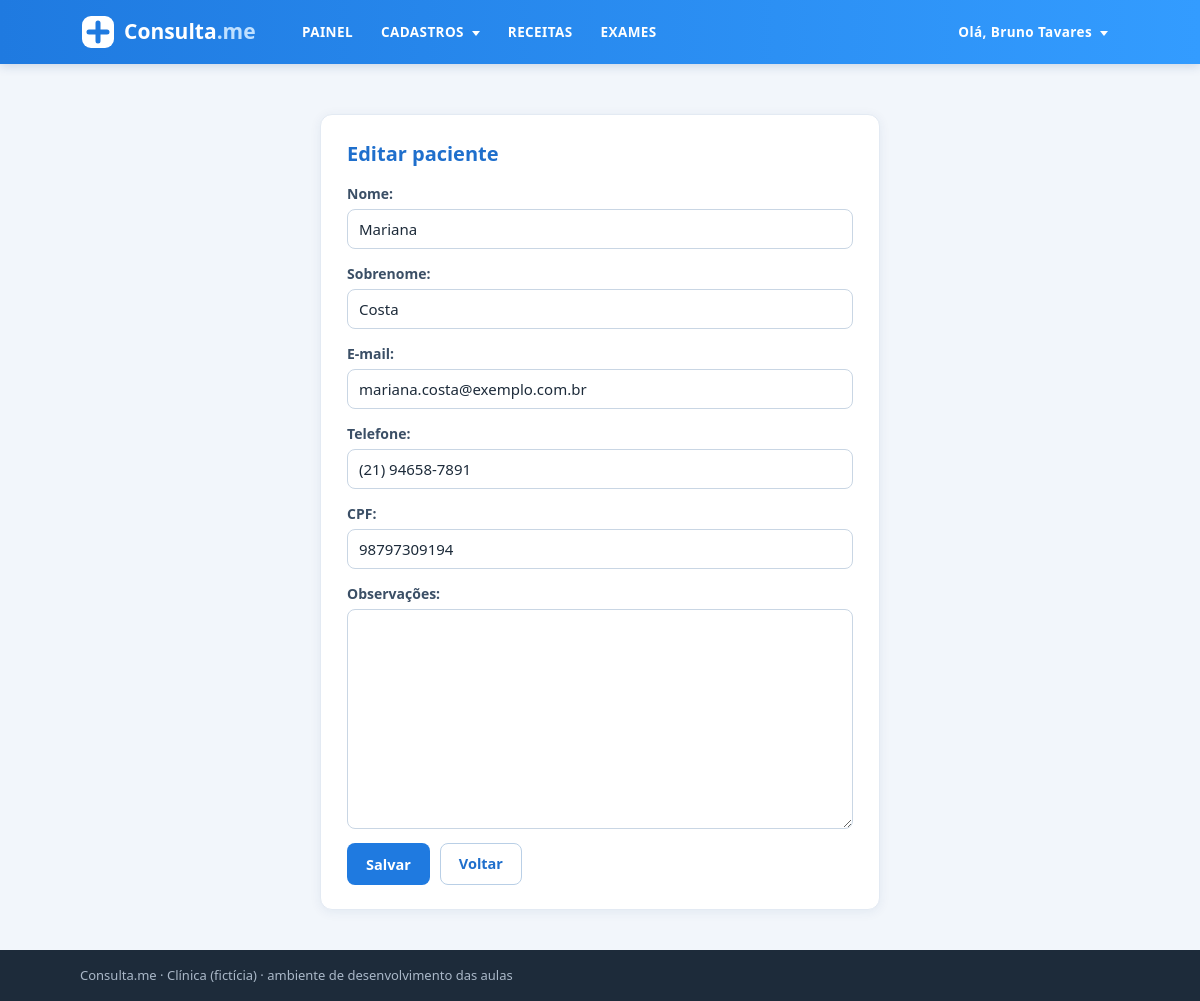
The page /pacientes/1/editar/ (signed in) on the database its author committed.
### intranet/models.py (models this page shows, shortened)
class Paciente(models.Model):
    nome = models.CharField(max_length=50)
    sobrenome = models.CharField(max_length=50)
    email = models.EmailField()
    telefone = models.CharField(max_length=15)
    cpf = models.CharField(max_length=11)   # 11 dígitos, sem pontos e traço
    criacao_data = models.DateTimeField(default=timezone.now)
    mensagem = models.TextField(blank=True)
    ativo = models.BooleanField(default=True)
    imagem = models.ImageField(upload_to='img/%Y/%m', blank=True)

### intranet/views.py (the view)
# urls.py: path('pacientes/<int:pk>/editar/', views.PacienteUpdateView.as_view(), name='paciente-update'),
class PacienteUpdateView(LoginRequiredMixin, TituloMixin, UpdateView):
    model = Paciente
    form_class = PacienteForm
    template_name = 'intranet/pacientes/formulario.html'
    success_url = reverse_lazy('intranet:paciente-list')
    titulo = 'Editar paciente'

### intranet/forms.py (shortened to what this page needs)
class PacienteForm(forms.ModelForm):
    cpf = forms.CharField(max_length=14, label='CPF')
    class Meta:
        model = Paciente
        fields = ['nome', 'sobrenome', 'email', 'telefone', 'cpf', 'mensagem']
        labels = {'email': 'E-mail', 'mensagem': 'Observações'}

### intranet/views.py (called while the page is built)
    def get_context_data(self, **kwargs):
        ctx = super().get_context_data(**kwargs)
        ctx['titulo'] = self.titulo
        return ctx

### intranet/templates/intranet/pacientes/formulario.html (shortened to what this page needs)
{% extends 'intranet/base_logado.html' %}
{% block content %}
<main class="container">
  <section class="card form-card">
    <h2 class="title">{{ titulo }}</h2>
    <form method="post">
      {% include 'intranet/_campos.html' %}
      <div class="buttons">
        <button type="submit" class="btn btn-primary">Salvar</button>
        <a href="{% url 'intranet:paciente-list' %}" class="btn btn-secondary">Voltar</a>
      </div>
    </form>
  </section>
</main>
{% endblock %}

### intranet/templates/intranet/base_logado.html (shortened to what this page needs)
{% extends 'intranet/base.html' %}
{% load static %}
{% block header %}
<header class="header">
  <div class="container header-container">
    <a class="logo" href="{% url 'intranet:painel' %}">
      <img src="{% static 'intranet/assets/logo.svg' %}" alt="Consulta.me">
    </a>
    <nav class="main-nav">
      <ul class="nav-left">
        <li><a href="{% url 'intranet:painel' %}">PAINEL</a></li>
        <li class="dropdown">
          <a href="#">CADASTROS <i class="arrow-down"></i></a>
        </li>
        <li><a href="{% url 'intranet:receita-list' %}">RECEITAS</a></li>
        <li><a href="{% url 'intranet:exames' %}">EXAMES</a></li>
      </ul>
      <ul class="nav-right">
        <li class="dropdown">
          <a href="#">
            Olá, <span>{{ request.user.get_full_name|default:request.user.username }}</span> <i class="arrow-down"></i>
          </a>
        </li>
      </ul>
    </nav>
  </div>
</header>
{% endblock %}

### intranet/templates/intranet/_campos.html (shortened to what this page needs)
{% for campo in form %}
<div class="form-group">
  {{ campo.label_tag }}
  {{ campo }}
</div>
{% endfor %}

### intranet/static/intranet/style.css (style rules this page uses)
* { box-sizing: border-box; margin: 0; padding: 0; }
body { font-family: 'Segoe UI', Helvetica, Arial, sans-serif; background: #f2f6fb; color: #1d2b3a; line-height: 1.5; min-height: 100vh; display: flex; flex-direction: column; }
a { color: #1f7ae0; text-decoration: none; }
.container { width: 100%; max-width: 1080px; margin: 0 auto; padding: 0 20px; }
main.container { flex: 1; padding-top: 28px; padding-bottom: 40px; }
.header { background: #339cff; background: linear-gradient(90deg, #1f7ae0, #339cff); box-shadow: 0 2px 10px rgba(20, 60, 120, .18); }
.header-container { display: flex; align-items: center; justify-content: space-between; min-height: 64px; gap: 20px; }
.logo img { display: block; height: 40px; }
.main-nav { display: flex; align-items: center; justify-content: space-between; flex: 1; gap: 20px; }
.main-nav ul { list-style: none; display: flex; align-items: center; gap: 4px; }
.main-nav > ul > li > a { display: block; padding: 20px 12px; color: #fff; font-weight: 600; font-size: 13.5px; letter-spacing: .03em; }
.arrow-down { display: inline-block; width: 0; height: 0; margin-left: 4px; vertical-align: middle; border-left: 4px solid transparent; border-right: 4px solid transparent; border-top: 5px solid #fff; }
.header .dropdown { position: relative; }
.card { background: #fff; border-radius: 12px; padding: 24px 26px; margin-top: 22px; box-shadow: 0 2px 12px rgba(20, 60, 120, .07); border: 1px solid #e3eaf3; }
.form-card { max-width: 560px; margin-left: auto; margin-right: auto; }
.title { font-size: 20px; color: #1f6fcc; margin-bottom: 14px; }
.form-group { margin-bottom: 14px; display: flex; flex-direction: column; gap: 5px; }
.form-group label { font-weight: 600; font-size: 14px; color: #3b4f66; }
.form-group input, .form-group select, .form-group textarea { width: 100%; padding: 9px 11px; font-size: 15px; font-family: inherit; color: inherit; border: 1px solid #c9d6e4; border-radius: 8px; background: #fff; }
.buttons { display: flex; gap: 10px; margin-top: 8px; }
.btn { display: inline-block; padding: 9px 18px; border-radius: 8px; border: 1px solid transparent; font-size: 14.5px; font-weight: 600; cursor: pointer; font-family: inherit; text-align: center; }
.btn-primary { background: #1f7ae0; color: #fff; }
.btn-secondary { background: #fff; color: #1f6fcc; border-color: #b9cfe6; }

### rows shown on the page
Paciente: form "Mariana" "Costa" "mariana.costa@exemplo.com.br" "(21) 94658-7891" "98797309194"

### other values the page prints
{{ request.user.get_full_name|default:request.user.username }} "Bruno Tavares"
{{ titulo }} "Editar paciente"
{{ campo.label_tag }} "Nome:" "Sobrenome:" "E-mail:" "Telefone:" "CPF:" "Observações:"
